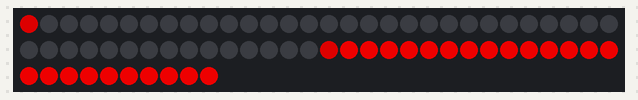
A sketch run on a simulated Arduino Uno, built with avr-gcc and run on an emulated ATmega328P. Parts: 70 RGB LEDs in strip order, left to right, continuing on the next row.

Above: at 0.13 s.
At 2.73 s:
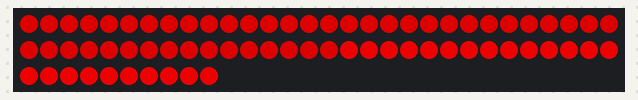
At 4.03 s:
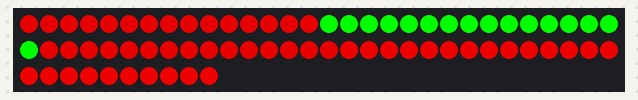
At 6.24 s:
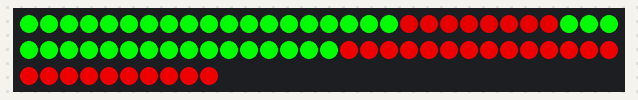
At 8.42 s:
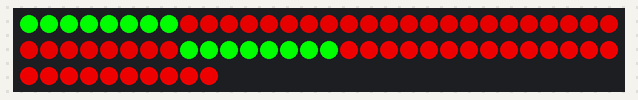
At 15.27 s:
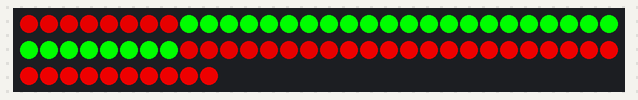

The sketch:

lights.ino
```cpp
#include <Adafruit_NeoPixel.h>
#ifdef __AVR__
#include <avr/power.h>
#endif

#define PIN 6
#define RED

double percentForShooter = 0.0;
Adafruit_NeoPixel strip = Adafruit_NeoPixel(70, PIN, NEO_GRB + NEO_KHZ800);
uint32_t lightColor = 0;
uint32_t darkColor = 0;
uint32_t green = strip.Color(0, 250, 0);
void setup()
{
  strip.begin();
  strip.show();

  lightBottomLights();
}

String getCommand()
{

  String output;
  output = Serial.readString();

  return output;

}

uint32_t getBaseColor(int brightness) {
#ifdef RED

  lightColor = strip.Color(150, 0, 90);
  darkColor = strip.Color(176, 0, 0);
  return strip.Color(brightness, 0 , 0);
#else
  lightColor = strip.Color(30, 144, 200);
  darkColor = strip.Color(16, 60, 90);
  return strip.Color(0, 0, brightness);
#endif
}

void lightBottomLights() {
  uint32_t c = getBaseColor(200);
  for (uint16_t i = 46; i < 70; i++) {
    strip.setPixelColor(i, c);
    strip.show();
  }
}

void loop()
{
  // Time for a show!
  colorWipe(getBaseColor(150), 110);
  int time = 30;
  for (int i = 0; i < 30; i++) {
    if (i % 2 == 0) {
      colorWipe(green, time);
    } else {
      colorWipe(darkColor, time);
    }
    time = time - 1;
  }
  colorWipe(getBaseColor(150), 0);
  fade();
  // Bouncy thing
  bounceAround(4);
  bounceAroundOp(2);
  bounceAroundOpCont(3);
  fadeInAndOut(6);
  theaterChase(getBaseColor(150), 3000);
  /*
  strip.show();
  //Serial.print("listen");
  if (Serial.available())
  {
    String x = getCommand();
    if ( x == "Shoot" )
    {

    }else
    {
      percentForShooter = x.toInt();
    }
    Serial.println(x);
  }*/
}

// Fill the dots one after the other with a color
void colorWipeMax(uint32_t c, uint8_t wait, uint8_t maxVal) {
  for (uint16_t i = 0; i < maxVal; i++) {
    strip.setPixelColor(i, c);
    strip.setPixelColor(45 - i, c);
    strip.show();
    delay(wait);
  }
}

void fadeInAndOut(int cycles) {
  for (int x = 0; x < cycles; x++) {
    fade();
    for (int i = 0; i > 150; i += 3) { // Fade
      colorWipe(getBaseColor(i), 0);
      delay(10);
    }
  }
}

void fade() {
  for (int i = 150; i > 0; i -= 4) { // Fade
    colorWipe(getBaseColor(i), 0);
  }
}
void bounceAroundOp(int cycles) {
  for (int i = 0; i < cycles; i++) {
    // Way Up
    for (int x = 0; x < 23; x++) {
      colorWipe(getBaseColor(150), 0);
      strip.setPixelColor(x, green);
      strip.setPixelColor(x + 23, green);
      strip.setPixelColor(x + 1, green );
      strip.setPixelColor(23 +  x + 1, green);
      strip.setPixelColor(x - 1, green );
      strip.setPixelColor(23 +  x - 1, green );
      strip.show();
      delay(20);
    }
    for (int x = 23; x > 0; x--) { // Way down
      colorWipe(getBaseColor(150), 0);
      strip.setPixelColor(x, green);
      strip.setPixelColor(23 +  x, green);
      strip.setPixelColor(x + 1, green );
      strip.setPixelColor(23 + x + 1, green);
      strip.setPixelColor(x - 1, green );
      strip.setPixelColor(23 +  x - 1, green );
      strip.show();
      delay(20);
    }
  }
}
void bounceAroundOpCont(int cycles) {
  for (int i = 0; i < cycles; i++) {
    // Way Up
    for (int x = 0; x < 46; x++) {
      colorWipe(getBaseColor(150), 0);
      strip.setPixelColor(x, green);
      strip.setPixelColor(x + 1, green );
      strip.setPixelColor(x - 1, green );
      strip.show();
      delay(20);
    }
    for (int x = 46; x > 0; x--) { // Way down
      colorWipe(getBaseColor(150), 0);
      strip.setPixelColor(x, green);
      strip.setPixelColor(x + 1, green );
      strip.setPixelColor(x - 1, green );
      strip.show();
      delay(20);
    }
  }
}
void bounceAround(int cycles) {
  for (int i = 0; i < cycles; i++) {
    // Way Up
    for (int x = 0; x < 23; x++) {
      colorWipe(getBaseColor(150), 0);
      strip.setPixelColor(x, green);
      strip.setPixelColor(45 - x, green);
      strip.setPixelColor(x + 1, green );
      strip.setPixelColor(45 - x + 1, green);
      strip.setPixelColor(x - 1, green );
      strip.setPixelColor(45 - x - 1, green );
      strip.show();
      delay(20);
    }
    for (int x = 23; x > 0; x--) { // Way down
      colorWipe(getBaseColor(150), 0);
      strip.setPixelColor(x, green);
      strip.setPixelColor(45 - x, green);
      strip.setPixelColor(x + 1, green );
      strip.setPixelColor(45 - x + 1, green);
      strip.setPixelColor(x - 1, green );
      strip.setPixelColor(45 - x - 1, green );
      strip.show();
      delay(20);
    }
  }
}

// Fill the dots one after the other with a color
void colorWipe(uint32_t c, uint8_t wait) {
  for (uint16_t i = 0; i < 23; i++) {
    strip.setPixelColor(i, c);
    strip.setPixelColor(45 - i, c);
    strip.show();
    delay(wait);
  }
}

//Theatre-style crawling lights.
void theaterChase(uint32_t c, uint8_t wait) {
  for (int j=0; j<10; j++) {  //do 10 cycles of chasing
    for (int q=0; q < 3; q++) {
      for (int i=0; i < strip.numPixels(); i=i+3) {
        strip.setPixelColor(i+q, c);    //turn every third pixel on
      }
      strip.show();

      delay(wait);

      for (int i=0; i < strip.numPixels(); i=i+3) {
        strip.setPixelColor(i+q, 0);        //turn every third pixel off
      }
    }
  }
}
```
